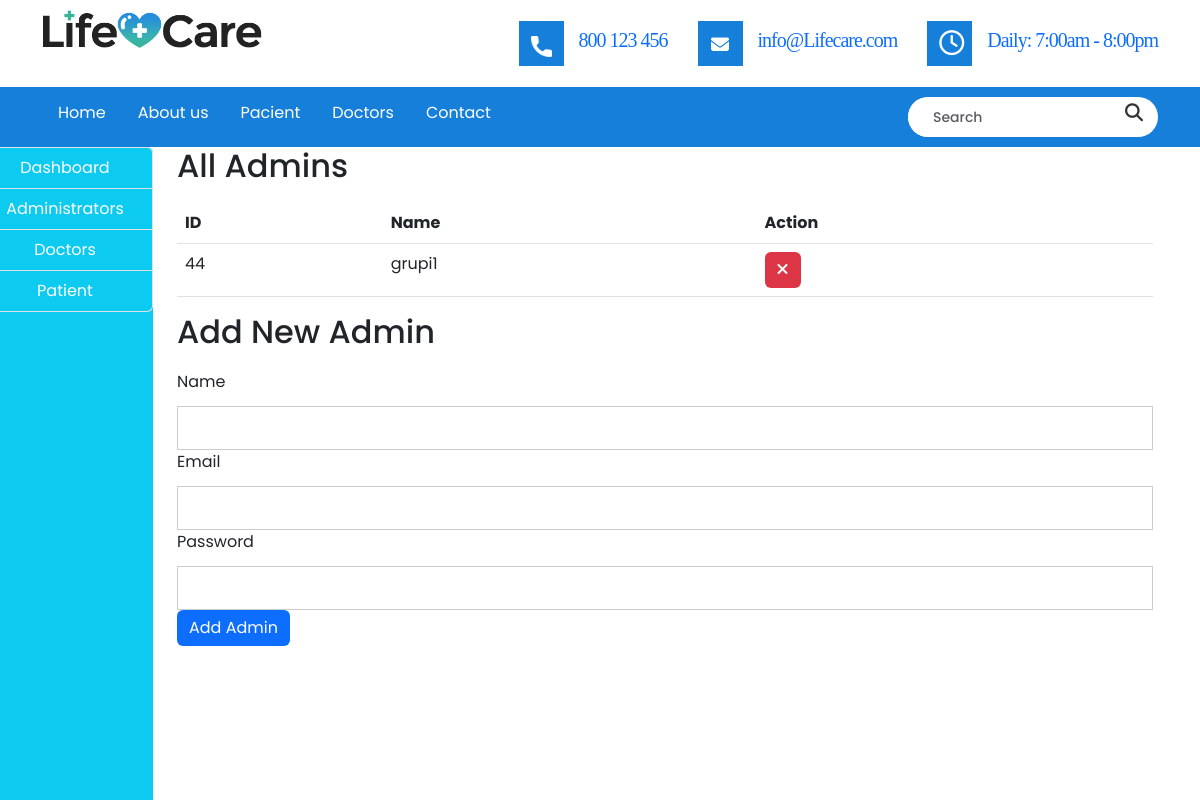
Before: /admins.php with the older database file.
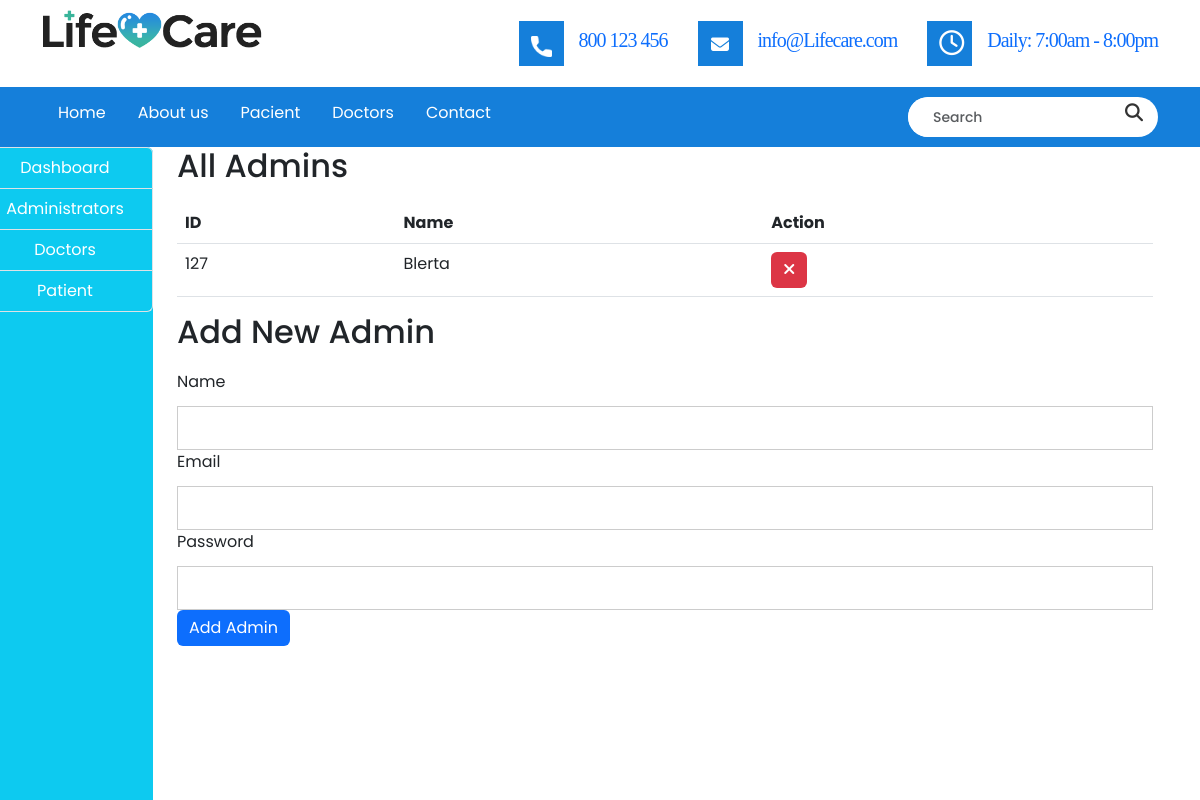
After: the same page with the newer database file.
### tables this page shows
CREATE TABLE `users` (
  `id` bigint(20) NOT NULL,
  `Name` varchar(128) DEFAULT NULL,
  `Last_name` varchar(200) DEFAULT NULL,
  `Email` varchar(220) DEFAULT NULL,
  `Password_hash` varchar(225) DEFAULT NULL,
  `role` enum('user','admin') NOT NULL DEFAULT 'user'
);

### admins.php (the view, shortened to what the changed rows need)
<!DOCTYPE html>
<html lang="en">
    <head>
   <link rel="stylesheet" href="style.css">
   <link rel="stylesheet" href="css/colors.css">
   <link rel="stylesheet" href="css/versions.css">
   <link rel="stylesheet" href="css/responsive.css">
   <link rel="stylesheet" href="css/custom.css">
    <link href="https://cdn.jsdelivr.net/npm/bootstrap@5.3.0-alpha3/dist/css/bootstrap.min.css" rel="stylesheet">
   <link rel="stylesheet" href="https://cdnjs.cloudflare.com/ajax/libs/font-awesome/5.15.3/css/all.min.css">
    </head>
        <body class="clinic_version">
            <header>
<div class="container-fluid whatdoInamethis">
   <div class="col-md-12">
      <div class="row">
            <?php
            include('connection.php');
            ?>
         <div class="col-md-10">
            <h2>All Admins</h2><div class="table-scroll" style="max-height: 400px; overflow: auto;"> <table class="table">
               <thead>
                  <tr>
                     <th>ID</th>
                     <th>Name</th>
                     <th>Action</th>
                  </tr>
               </thead>
               <tbody>
                  <?php
                  $query = mysqli_query($conn, "SELECT * FROM users WHERE role='admin'");
                  while ($row = mysqli_fetch_assoc($query)) {
                     $adminId = $row['id'];
                     $adminName = $row['Name'];
                     ?>
                     <tr>
                        <td><?php echo $adminId; ?></td>
                        <td><?php echo $adminName; ?></td>
                        <td><button class="btn btn-danger" onclick="removeAdmin(<?php echo $adminId; ?>)"><i class="fas fa-times"></i></button></td>
                     </tr>
                     <?php
                  }
                  ?>
               </tbody>
            </table></div>
            <h2>Add New Admin</h2>
         </div>
      </div>
   </div>
</div>

Changed rows visible on the page:
removed users: id "44", Name "grupi1"
added users: id "127", Name "Blerta"
